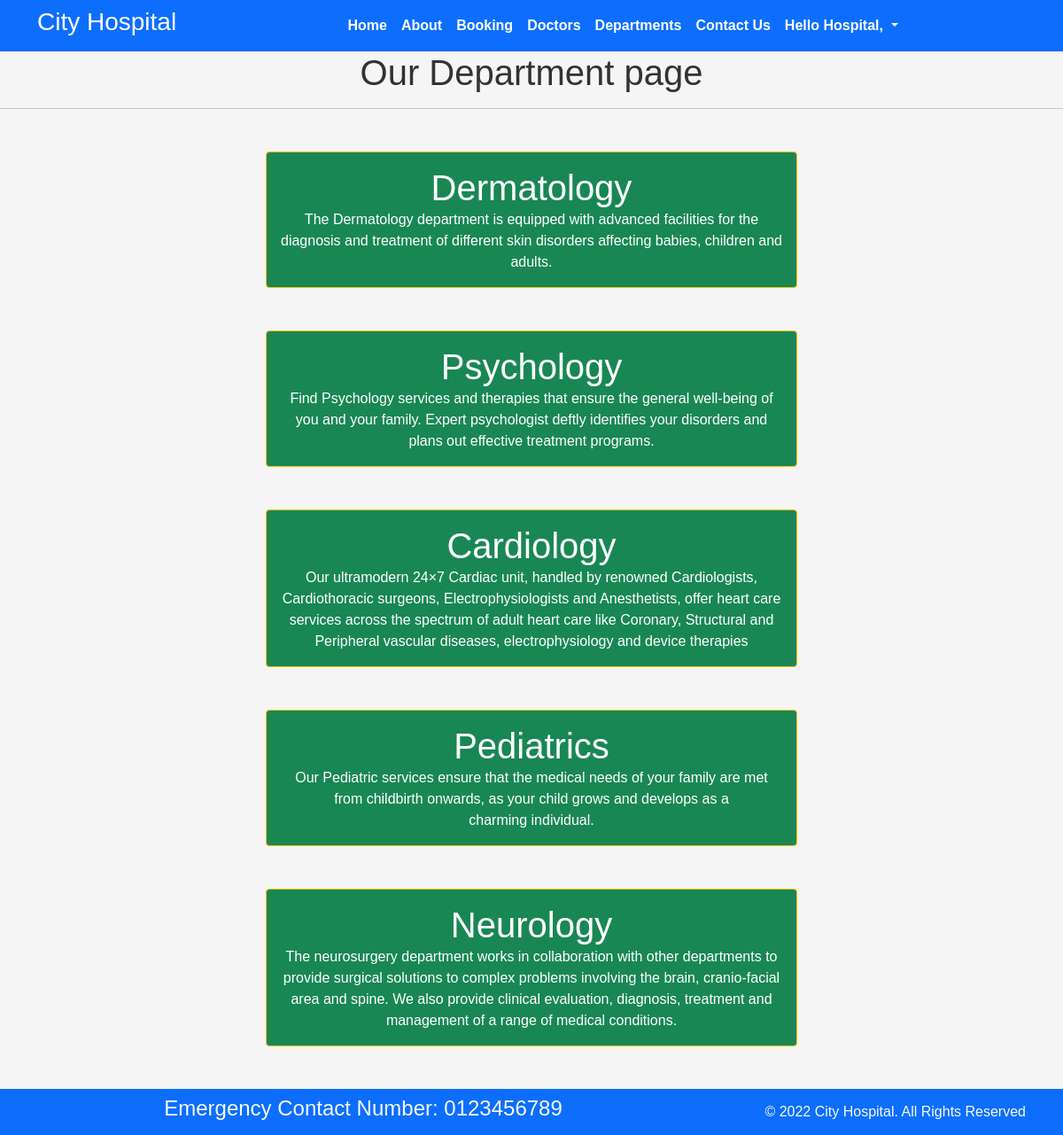
Screenshot of /department (signed in) with the database file from the repository.
### hospapp/models.py (models this page shows, shortened)
class Departments(models.Model):
    dep_name = models.CharField(max_length=100)
    dep_description = models.TextField()

### hospapp/views.py (the view)
# urls.py: path('department', views.department, name='department'),
def department(request):
    dict_dept={
        'dept': Departments.objects.all()
    }
    return render(request, 'department.html', dict_dept)

### templates/department.html (shortened to what this page needs)
{% extends 'base.html' %}
{% block content %}
<h1 class="text-center">Our Department page</h1>
<hr>
{% for d in dept%}
<div class="mx-auto w-50 bg-success text-white text-center p-3 my-5 border border-warning rounded">
    <h1>{{d.dep_name}}</h1>
    <p>{{d.dep_description}}</p>
</div>
{% endfor %}
{% endblock %}

### templates/base.html (shortened to what this page needs)
{% load static %}
<!DOCTYPE html>
<html>
  <head>
    <link rel="stylesheet"
      href=" https://cdn.jsdelivr.net/npm/bootstrap@5.1.3/dist/css/bootstrap.min.css ">
    <link rel="stylesheet"
      href="https://use.fontawesome.com/releases/v5.2.0/css/all.css">
     <link rel="stylesheet"
      href="{% static '/css/style.css' %}">
  </head>
  <body>
    <nav class="navbar bg-primary navbar-expand-md ">
      <div class="container">
        <div class="col-2 text-left pl-md-0">
          <h3 class="text-white"> City Hospital </h3>
        </div>
        <div
          class="collapse navbar-collapse justify-content-center col-md-8 navbar-collapse-3">
          <ul class="navbar-nav justify-content-center  fw-bold">
            <li class="nav-item active">
              <a class="nav-link text-white" href="{% url 'home' %}">Home </a>
            </li>
            <li class="nav-item">
              <a class="nav-link text-white" href="{% url 'about' %}">About</a>
            </li>
            <li class="nav-item">
              <a class="nav-link text-white" href="{% url 'booking' %}">Booking</a>
            </li>
            <li class="nav-item">
              <a class="nav-link text-white" href="{% url 'doctors' %}">Doctors</a>
            </li>
			      <li class="nav-item">
              <a class="nav-link text-white" href="{% url 'department' %}">Departments</a>
            </li>
            <li class="nav-item">
              <a class="nav-link text-white" href="{% url 'contact' %}">Contact Us</a>
            </li>
            <li class="nav-item dropdown">
              <a class="nav-link dropdown-toggle text-white" href="#" role="button" data-bs-toggle="dropdown" aria-expanded="false">
                {% if request.user.is_authenticated %}
                Hello {{request.user|title}},
                {% endif %}
              </a>
            </li>
          </ul>
        </div>
      </div>
    </nav>
    {% block content %}{% endblock %}
    <section class="">
      <footer class="pt-2 pb-2  bg-primary text-light">
        <div class="container">
          <div class="row align-items-center">
            <div class="col-12 col-md-8">
              <h4>Emergency Contact Number: 0123456789</h4>
            </div>
            <div class="col-12 col-md-4 mt-4 mt-md-0 text-center text-md-end">
              © 2022 City Hospital. All Rights Reserved
            </div>
          </div>
        </div>
      </footer>
    </section>
  </body>
</html>

### static/css/style.css (style rules this page uses)
body, h1, h2, p { margin: 0; padding: 0; }
body { font-family: Arial, sans-serif; background-color: #f5f5f5; color: #333; }
a { text-decoration: none ; color: black; }
ul { list-style: square; margin-left: 20px; }
footer { background-color: #007bff; color: #fff; text-align: center; padding: 10px 0; }
a { color: #007bff; text-decoration: none; }
div a { color: black; }

### rows the page displays
Departments: dep_name "Dermatology", dep_description "The Dermatology department is equipped with advanced facilities for the diagnosis and treatment of different skin disorders affecting babies, children and adults."
Departments: dep_name "Psychology", dep_description "Find Psychology services and therapies that ensure the general well-being of you and your family. Expert psychologist deftly identifies your disorders and plans out effective treatment programs."
Departments: dep_name "Cardiology", dep_description "Our ultramodern 24×7 Cardiac unit, handled by renowned Cardiologists, Cardiothoracic surgeons, Electrophysiologists and Anesthetists, offer heart care services across the spectrum of adult heart care like Coronary, Structural and Peripheral vascular diseases, electrophysiology and device therapies"
Departments: dep_name "Pediatrics", dep_description "Our Pediatric services ensure that the medical needs of your family are met from childbirth onwards, as your child grows and develops as a charming individual."
Departments: dep_name "Neurology", dep_description "The neurosurgery department works in collaboration with other departments to provide surgical solutions to complex problems involving the brain, cranio-facial area and spine. We also provide clinical evaluation, diagnosis, treatment and management of a range of medical conditions."

### other values shown
{{ request.user|title }} "Hospital"
